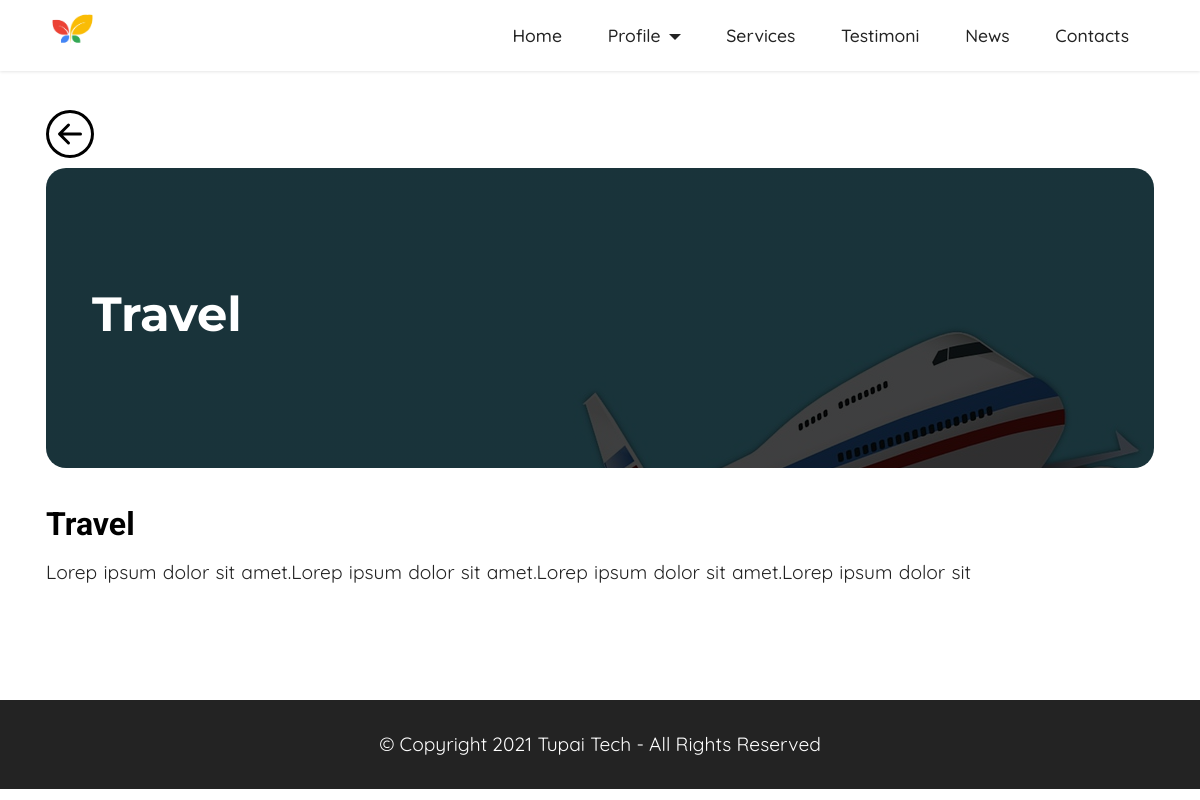
Page /services/detail/travel on the committed database.
### tables this page shows
CREATE TABLE `service` (
  `id_service` int(11) NOT NULL,
  `nama_service` varchar(250) NOT NULL,
  `img` varchar(250) NOT NULL,
  `deskripsi` text NOT NULL,
  `link` varchar(200) NOT NULL
);

### application/views/base/home.php (called while the page is built, shortened)
<?php
$this->load->view('base/home_header');
$this->load->view($base);

### application/controllers/Services.php (called while the page is built, shortened)
<?php
class Services extends CI_Controller {
	public function detail($nama)
	{
		$data = [
			'base' => 'home/service_detail',
			'partial' => null,
			'title' => 'Service Detail',
			'services' => $this->User_m->service_detail($nama),
		];
		$this->load->view('base/home', $data);
	}
}

### index.php (called while the page is built, shortened)
<?php
require_once BASEPATH.'core/CodeIgniter.php';

### application/models/User_m.php (called while the page is built, shortened)
<?php
class User_m extends CI_Model{
	public function service_detail($nama=null)
	{
		if ($nama != null) {
			$this->db->where('link', $nama);
		}
		$query = $this->db->get('service');
		return $query->result_array();
	}
}

### application/views/home/service_detail.php (the view, shortened to what this page needs)
<section class="cid-srPN4fVE3X services_detail" id="services_detail">
    <div class="container">
        <a href="<?= base_url() ?>#features4-3" class="icon">
        </a>
        <div class="jumbotron jumbotron-fluid jumbotron_services d-flex" style="background-image:  linear-gradient(180deg, rgba(0, 0, 0, 0.75) 0%, rgba(0, 0, 0, 0.75) 100%), url(<?= base_url() ?>assets/images/service/mbr-1.jpg);">
            <div class="container my-auto">
                <h1 class="content-title">
                    <strong><?= $services[0]['nama_service'] ?></strong>
                </h1>
            </div>
        </div>
        <div class="content">
            <div class="title">
                <h5 class="display-5 content-title">
                    <strong><?= $services[0]['nama_service'] ?></strong>
                </h5>
            </div>
            <div class="detail">
                <p><?= $services[0]['deskripsi'] ?></p>
            </div>
        </div>
    </div>
</section>

### assets/assets/theme/css/style.css (style rules this page uses)
section { background-color: #ffffff; }
body { font-style: normal; line-height: 1.5; font-weight: 400; color: #232323; position: relative; }
section, .container, .container-fluid { position: relative; word-wrap: break-word; }
a { font-style: normal; font-weight: 400; cursor: pointer; }
a, a:hover { text-decoration: none; }
h1, h2, h3, h4, h5, h6, .display-1, .display-2, .display-4, .display-5, .display-7, span, p, a { line-height: 1; word-break: break-word; word-wrap: break-word; font-weight: 400; }
b, strong { font-weight: bold; }
section { background-position: 50% 50%; background-repeat: no-repeat; background-size: cover; }
html, body { height: auto; min-height: 100vh; }
@media (min-width: 992px) { .container { padding-left: 16px; padding-right: 16px; } }

### assets/assets/mobirise/css/mbr-additional.css (style rules this page uses)
body { font-family: 'Jost'; }
.display-5 { font-family: 'Roboto', sans-serif; font-size: 2rem; line-height: 1.5; }
a, a:hover { color: #000000; }
body { overflow-x: hidden; }
a { transition: color 0.6s; }
.cid-srPN4fVE3X { padding-top: 6rem; padding-bottom: 6rem; background-color: #ffffff; }

### assets/assets/css/main.css (style rules this page uses)
.services_detail { padding-top: 50px; }
.services_detail .icon svg { height: 3em; width: 3em; }
.services_detail .jumbotron_services { margin-top: 10px; border-radius: 20px; height: 300px; color: white; font-family: 'Montserrat', sans-serif; }
.services_detail .jumbotron_services .content-title { font-size: 3rem; margin-left: 30px; }
.services_detail .content { margin-top: 30px; }
.services_detail .content .title .content-title { color: black; font-size: 2rem; }
.services_detail .content .detail p { line-height: 2rem; font-family: 'Quicksand', sans-serif; font-size: 1.2rem; word-spacing: 1px; }

### rows in the picture
service: nama_service "Travel", deskripsi "Lorep ipsum dolor sit amet.Lorep ipsum dolor sit amet.Lorep ipsum dolor sit amet.Lorep ipsum dolor sit"
